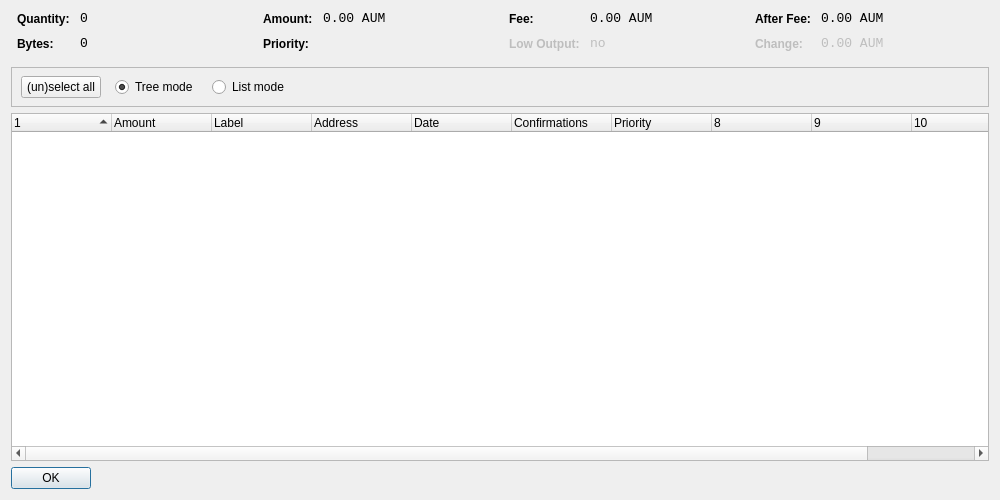
<?xml version="1.0" encoding="UTF-8"?>
<ui version="4.0">
 <class>CoinControlDialog</class>
 <widget class="QDialog" name="CoinControlDialog">
  <property name="geometry">
   <rect>
    <x>0</x>
    <y>0</y>
    <width>1000</width>
    <height>500</height>
   </rect>
  </property>
  <property name="windowTitle">
   <string>Coin Control</string>
  </property>
  <layout class="QVBoxLayout" name="verticalLayout">
   <item>
    <layout class="QHBoxLayout" name="horizontalLayoutTop" stretch="0,0,0,0">
     <property name="topMargin">
      <number>0</number>
     </property>
     <property name="bottomMargin">
      <number>10</number>
     </property>
     <item>
      <layout class="QFormLayout" name="formLayoutCoinControl1">
       <property name="horizontalSpacing">
        <number>10</number>
       </property>
       <property name="verticalSpacing">
        <number>10</number>
       </property>
       <property name="leftMargin">
        <number>6</number>
       </property>
       <property name="rightMargin">
        <number>6</number>
       </property>
       <item row="0" column="0">
        <widget class="QLabel" name="labelCoinControlQuantityText">
         <property name="styleSheet">
          <string notr="true">font-weight:bold;</string>
         </property>
         <property name="text">
          <string>Quantity:</string>
         </property>
        </widget>
       </item>
       <item row="0" column="1">
        <widget class="QLabel" name="labelCoinControlQuantity">
         <property name="font">
          <font>
           <family>Monospace</family>
           <pointsize>10</pointsize>
          </font>
         </property>
         <property name="cursor">
          <cursorShape>IBeamCursor</cursorShape>
         </property>
         <property name="contextMenuPolicy">
          <enum>Qt::ActionsContextMenu</enum>
         </property>
         <property name="text">
          <string notr="true">0</string>
         </property>
         <property name="textInteractionFlags">
          <set>Qt::LinksAccessibleByMouse|Qt::TextSelectableByKeyboard|Qt::TextSelectableByMouse</set>
         </property>
        </widget>
       </item>
       <item row="1" column="0">
        <widget class="QLabel" name="labelCoinControlBytesText">
         <property name="styleSheet">
          <string notr="true">font-weight:bold;</string>
         </property>
         <property name="text">
          <string>Bytes:</string>
         </property>
        </widget>
       </item>
       <item row="1" column="1">
        <widget class="QLabel" name="labelCoinControlBytes">
         <property name="font">
          <font>
           <family>Monospace</family>
           <pointsize>10</pointsize>
          </font>
         </property>
         <property name="cursor">
          <cursorShape>IBeamCursor</cursorShape>
         </property>
         <property name="contextMenuPolicy">
          <enum>Qt::ActionsContextMenu</enum>
         </property>
         <property name="text">
          <string notr="true">0</string>
         </property>
         <property name="textInteractionFlags">
          <set>Qt::LinksAccessibleByMouse|Qt::TextSelectableByKeyboard|Qt::TextSelectableByMouse</set>
         </property>
        </widget>
       </item>
      </layout>
     </item>
     <item>
      <layout class="QFormLayout" name="formLayoutCoinControl2">
       <property name="horizontalSpacing">
        <number>10</number>
       </property>
       <property name="verticalSpacing">
        <number>10</number>
       </property>
       <property name="leftMargin">
        <number>6</number>
       </property>
       <property name="rightMargin">
        <number>6</number>
       </property>
       <item row="0" column="0">
        <widget class="QLabel" name="labelCoinControlAmountText">
         <property name="styleSheet">
          <string notr="true">font-weight:bold;</string>
         </property>
         <property name="text">
          <string>Amount:</string>
         </property>
        </widget>
       </item>
       <item row="0" column="1">
        <widget class="QLabel" name="labelCoinControlAmount">
         <property name="font">
          <font>
           <family>Monospace</family>
           <pointsize>10</pointsize>
          </font>
         </property>
         <property name="cursor">
          <cursorShape>IBeamCursor</cursorShape>
         </property>
         <property name="contextMenuPolicy">
          <enum>Qt::ActionsContextMenu</enum>
         </property>
         <property name="text">
          <string notr="true">0.00 AUM</string>
         </property>
         <property name="textInteractionFlags">
          <set>Qt::LinksAccessibleByMouse|Qt::TextSelectableByKeyboard|Qt::TextSelectableByMouse</set>
         </property>
        </widget>
       </item>
       <item row="1" column="0">
        <widget class="QLabel" name="labelCoinControlPriorityText">
         <property name="styleSheet">
          <string notr="true">font-weight:bold;</string>
         </property>
         <property name="text">
          <string>Priority:</string>
         </property>
        </widget>
       </item>
       <item row="1" column="1">
        <widget class="QLabel" name="labelCoinControlPriority">
         <property name="font">
          <font>
           <family>Monospace</family>
           <pointsize>10</pointsize>
          </font>
         </property>
         <property name="cursor">
          <cursorShape>IBeamCursor</cursorShape>
         </property>
         <property name="contextMenuPolicy">
          <enum>Qt::ActionsContextMenu</enum>
         </property>
         <property name="text">
          <string/>
         </property>
         <property name="textInteractionFlags">
          <set>Qt::LinksAccessibleByMouse|Qt::TextSelectableByKeyboard|Qt::TextSelectableByMouse</set>
         </property>
        </widget>
       </item>
      </layout>
     </item>
     <item>
      <layout class="QFormLayout" name="formLayoutCoinControl3">
       <property name="horizontalSpacing">
        <number>10</number>
       </property>
       <property name="verticalSpacing">
        <number>10</number>
       </property>
       <property name="leftMargin">
        <number>6</number>
       </property>
       <property name="rightMargin">
        <number>6</number>
       </property>
       <item row="0" column="0">
        <widget class="QLabel" name="labelCoinControlFeeText">
         <property name="styleSheet">
          <string notr="true">font-weight:bold;</string>
         </property>
         <property name="text">
          <string>Fee:</string>
         </property>
        </widget>
       </item>
       <item row="0" column="1">
        <widget class="QLabel" name="labelCoinControlFee">
         <property name="font">
          <font>
           <family>Monospace</family>
           <pointsize>10</pointsize>
          </font>
         </property>
         <property name="cursor">
          <cursorShape>IBeamCursor</cursorShape>
         </property>
         <property name="contextMenuPolicy">
          <enum>Qt::ActionsContextMenu</enum>
         </property>
         <property name="text">
          <string notr="true">0.00 AUM</string>
         </property>
         <property name="textInteractionFlags">
          <set>Qt::LinksAccessibleByMouse|Qt::TextSelectableByKeyboard|Qt::TextSelectableByMouse</set>
         </property>
        </widget>
       </item>
       <item row="1" column="0">
        <widget class="QLabel" name="labelCoinControlLowOutputText">
         <property name="enabled">
          <bool>false</bool>
         </property>
         <property name="styleSheet">
          <string notr="true">font-weight:bold;</string>
         </property>
         <property name="text">
          <string>Low Output:</string>
         </property>
        </widget>
       </item>
       <item row="1" column="1">
        <widget class="QLabel" name="labelCoinControlLowOutput">
         <property name="enabled">
          <bool>false</bool>
         </property>
         <property name="font">
          <font>
           <family>Monospace</family>
           <pointsize>10</pointsize>
          </font>
         </property>
         <property name="cursor">
          <cursorShape>IBeamCursor</cursorShape>
         </property>
         <property name="contextMenuPolicy">
          <enum>Qt::ActionsContextMenu</enum>
         </property>
         <property name="text">
          <string notr="true">no</string>
         </property>
         <property name="textInteractionFlags">
          <set>Qt::LinksAccessibleByMouse|Qt::TextSelectableByKeyboard|Qt::TextSelectableByMouse</set>
         </property>
        </widget>
       </item>
      </layout>
     </item>
     <item>
      <layout class="QFormLayout" name="formLayoutCoinControl4">
       <property name="horizontalSpacing">
        <number>10</number>
       </property>
       <property name="verticalSpacing">
        <number>10</number>
       </property>
       <property name="leftMargin">
        <number>6</number>
       </property>
       <property name="rightMargin">
        <number>6</number>
       </property>
       <item row="0" column="0">
        <widget class="QLabel" name="labelCoinControlAfterFeeText">
         <property name="styleSheet">
          <string notr="true">font-weight:bold;</string>
         </property>
         <property name="text">
          <string>After Fee:</string>
         </property>
        </widget>
       </item>
       <item row="0" column="1">
        <widget class="QLabel" name="labelCoinControlAfterFee">
         <property name="font">
          <font>
           <family>Monospace</family>
           <pointsize>10</pointsize>
          </font>
         </property>
         <property name="cursor">
          <cursorShape>IBeamCursor</cursorShape>
         </property>
         <property name="contextMenuPolicy">
          <enum>Qt::ActionsContextMenu</enum>
         </property>
         <property name="text">
          <string notr="true">0.00 AUM</string>
         </property>
         <property name="textInteractionFlags">
          <set>Qt::LinksAccessibleByMouse|Qt::TextSelectableByKeyboard|Qt::TextSelectableByMouse</set>
         </property>
        </widget>
       </item>
       <item row="1" column="0">
        <widget class="QLabel" name="labelCoinControlChangeText">
         <property name="enabled">
          <bool>false</bool>
         </property>
         <property name="styleSheet">
          <string notr="true">font-weight:bold;</string>
         </property>
         <property name="text">
          <string>Change:</string>
         </property>
        </widget>
       </item>
       <item row="1" column="1">
        <widget class="QLabel" name="labelCoinControlChange">
         <property name="enabled">
          <bool>false</bool>
         </property>
         <property name="font">
          <font>
           <family>Monospace</family>
           <pointsize>10</pointsize>
          </font>
         </property>
         <property name="cursor">
          <cursorShape>IBeamCursor</cursorShape>
         </property>
         <property name="contextMenuPolicy">
          <enum>Qt::ActionsContextMenu</enum>
         </property>
         <property name="text">
          <string notr="true">0.00 AUM</string>
         </property>
         <property name="textInteractionFlags">
          <set>Qt::LinksAccessibleByMouse|Qt::TextSelectableByKeyboard|Qt::TextSelectableByMouse</set>
         </property>
        </widget>
       </item>
      </layout>
     </item>
    </layout>
   </item>
   <item>
    <widget class="QFrame" name="frame">
     <property name="minimumSize">
      <size>
       <width>0</width>
       <height>40</height>
      </size>
     </property>
     <property name="frameShape">
      <enum>QFrame::StyledPanel</enum>
     </property>
     <property name="frameShadow">
      <enum>QFrame::Sunken</enum>
     </property>
     <widget class="QWidget" name="horizontalLayoutWidget">
      <property name="geometry">
       <rect>
        <x>10</x>
        <y>0</y>
        <width>781</width>
        <height>41</height>
       </rect>
      </property>
      <layout class="QHBoxLayout" name="horizontalLayoutPanel" stretch="0,0,0,0,0">
       <property name="spacing">
        <number>14</number>
       </property>
       <item>
        <widget class="QPushButton" name="pushButtonSelectAll">
         <property name="sizePolicy">
          <sizepolicy hsizetype="Maximum" vsizetype="Fixed">
           <horstretch>0</horstretch>
           <verstretch>0</verstretch>
          </sizepolicy>
         </property>
         <property name="text">
          <string>(un)select all</string>
         </property>
        </widget>
       </item>
       <item>
        <widget class="QRadioButton" name="radioTreeMode">
         <property name="sizePolicy">
          <sizepolicy hsizetype="Maximum" vsizetype="Fixed">
           <horstretch>0</horstretch>
           <verstretch>0</verstretch>
          </sizepolicy>
         </property>
         <property name="text">
          <string>Tree mode</string>
         </property>
         <property name="checked">
          <bool>true</bool>
         </property>
        </widget>
       </item>
       <item>
        <widget class="QRadioButton" name="radioListMode">
         <property name="sizePolicy">
          <sizepolicy hsizetype="Maximum" vsizetype="Fixed">
           <horstretch>0</horstretch>
           <verstretch>0</verstretch>
          </sizepolicy>
         </property>
         <property name="text">
          <string>List mode</string>
         </property>
        </widget>
       </item>
       <item>
        <spacer name="horizontalSpacer">
         <property name="orientation">
          <enum>Qt::Horizontal</enum>
         </property>
         <property name="sizeHint" stdset="0">
          <size>
           <width>40</width>
           <height>20</height>
          </size>
         </property>
        </spacer>
       </item>
      </layout>
     </widget>
    </widget>
   </item>
   <item>
    <widget class="CoinControlTreeWidget" name="treeWidget">
     <property name="contextMenuPolicy">
      <enum>Qt::CustomContextMenu</enum>
     </property>
     <property name="sortingEnabled">
      <bool>false</bool>
     </property>
     <property name="columnCount">
      <number>11</number>
     </property>
     <attribute name="headerShowSortIndicator" stdset="0">
      <bool>true</bool>
     </attribute>
     <attribute name="headerStretchLastSection">
      <bool>false</bool>
     </attribute>
     <column>
      <property name="text">
       <string/>
      </property>
     </column>
     <column>
      <property name="text">
       <string>Amount</string>
      </property>
     </column>
     <column>
      <property name="text">
       <string>Label</string>
      </property>
     </column>
     <column>
      <property name="text">
       <string>Address</string>
      </property>
     </column>
     <column>
      <property name="text">
       <string>Date</string>
      </property>
     </column>
     <column>
      <property name="text">
       <string>Confirmations</string>
      </property>
      <property name="toolTip">
       <string>Confirmed</string>
      </property>
     </column>
     <column>
      <property name="text">
       <string>Priority</string>
      </property>
     </column>
     <column>
      <property name="text">
       <string/>
      </property>
     </column>
     <column>
      <property name="text">
       <string/>
      </property>
     </column>
     <column>
      <property name="text">
       <string/>
      </property>
     </column>
     <column>
      <property name="text">
       <string/>
      </property>
     </column>
    </widget>
   </item>
   <item>
    <widget class="QDialogButtonBox" name="buttonBox">
     <property name="sizePolicy">
      <sizepolicy hsizetype="Maximum" vsizetype="Fixed">
       <horstretch>0</horstretch>
       <verstretch>0</verstretch>
      </sizepolicy>
     </property>
     <property name="orientation">
      <enum>Qt::Horizontal</enum>
     </property>
     <property name="standardButtons">
      <set>QDialogButtonBox::Ok</set>
     </property>
    </widget>
   </item>
  </layout>
 </widget>
 <customwidgets>
  <customwidget>
   <class>CoinControlTreeWidget</class>
   <extends>QTreeWidget</extends>
   <header>coincontroltreewidget.h</header>
  </customwidget>
 </customwidgets>
 <resources/>
 <connections/>
</ui>
